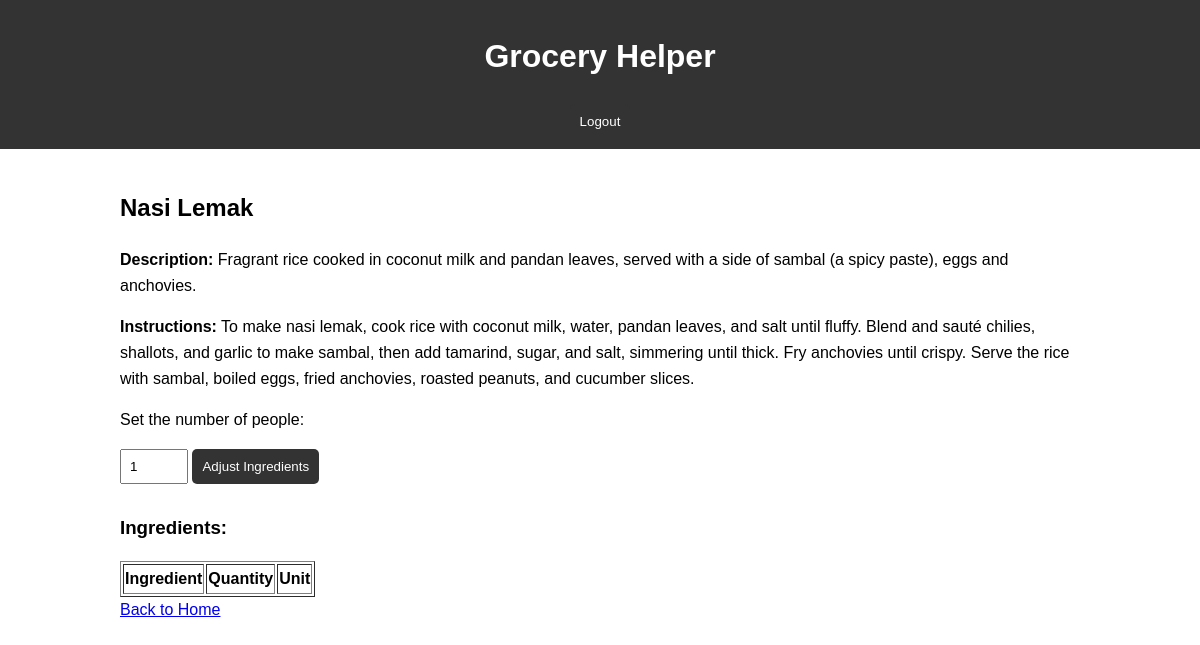
The page /meal/3 (signed in) on the database as committed earlier.
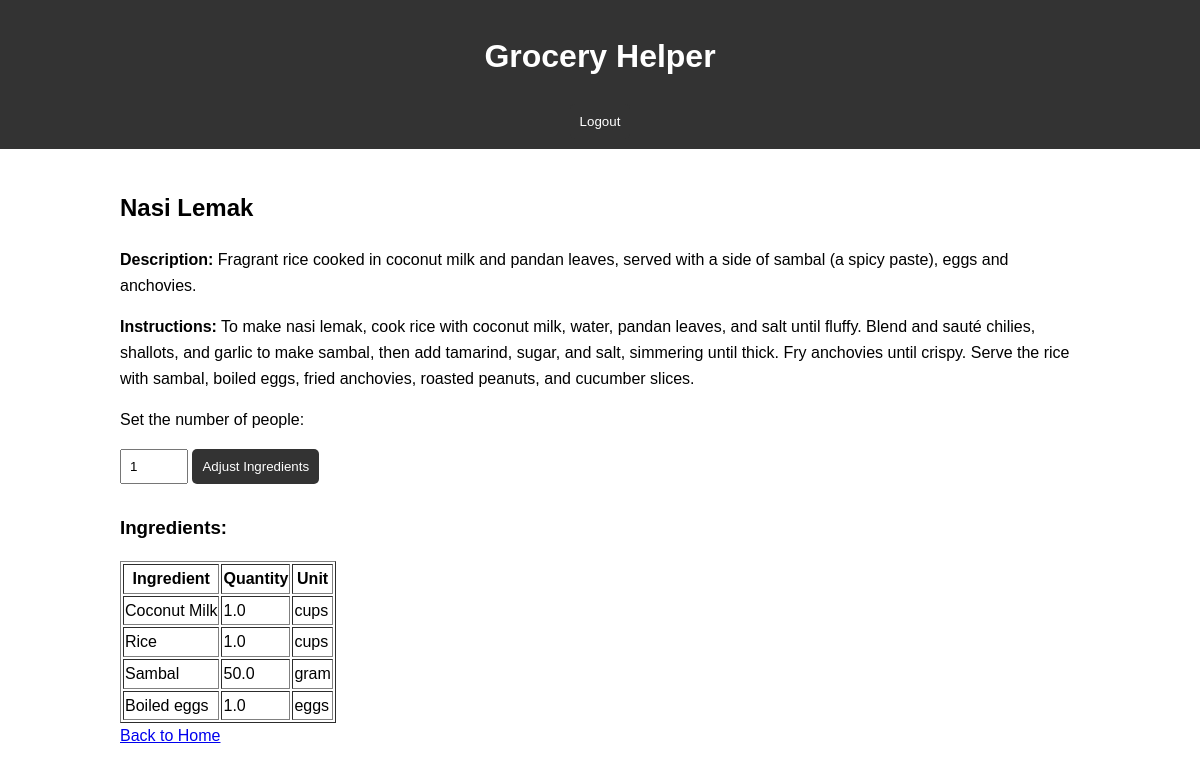
The same page on the database as committed later.
### tables this page shows
CREATE TABLE meals (
    id INTEGER PRIMARY KEY AUTOINCREMENT,
    name TEXT NOT NULL,
    description TEXT,
    instructions TEXT
);

CREATE TABLE meals_ingredients (
    meal_id INTEGER,
    ingredient_id INTEGER,
    quantity REAL,
    PRIMARY KEY (meal_id, ingredient_id),
    FOREIGN KEY (meal_id) REFERENCES meals (id),
    FOREIGN KEY (ingredient_id) REFERENCES ingredients (id)
);

CREATE TABLE ingredients (
    id INTEGER PRIMARY KEY AUTOINCREMENT,
    name TEXT NOT NULL UNIQUE,
    unit TEXT,
    calories REAL
);

### app.py (the view)
@app.route('/meal/<int:meal_id>')
def meal_details(meal_id):
    if 'email' not in session:
        return redirect(url_for('login'))
    meal = get_meal_by_id(meal_id)
    conn = sqlite3.connect('meals.db')
    conn.row_factory = sqlite3.Row  # This will allow access by column name
    cursor = conn.cursor()
    cursor.execute("SELECT ingredients.name, meals_ingredients.quantity, ingredients.unit FROM meals_ingredients JOIN ingredients ON meals_ingredients.ingredient_id = ingredients.id WHERE meals_ingredients.meal_id = ?;", (meal_id,))
    ingredients = cursor.fetchall()
    if meal:
        return render_template('meal_details.html', meal=meal, ingredients=ingredients)
    return "Meal not found", 404

### app.py (called while the page is built)
def get_meal_by_id(meal_id):
    conn = sqlite3.connect('meals.db')
    conn.row_factory = sqlite3.Row  # This will allow access by column name
    cursor = conn.cursor()
    cursor.execute("SELECT * FROM meals WHERE id = ?", (meal_id,))
    meal = cursor.fetchone()
    conn.close()
    return meal

### templates/meal_details.html (shortened to what this page needs)
{% extends "base.html" %}
{% block content %}
<h2>{{ meal[1] }}</h2>
<p><strong>Description:</strong> {{ meal[2] }}</p>
<p><strong>Instructions:</strong> {{ meal[3] }}</p>
<p>Set the number of people:</p>
<input type="number" id="numPeople" value="1" min="1" onchange="adjustIngredients()" />
<button onclick="adjustIngredients()">Adjust Ingredients</button>
<h3>Ingredients:</h3>
<table border="1" id="ingredientsTable">
    <thead>
        <tr>
            <th>Ingredient</th>
            <th>Quantity</th>
            <th>Unit</th>
        </tr>
    </thead>
    <tbody>
        {% for ingredient in ingredients %}
        <tr>
            <td>{{ ingredient['name'] }}</td>
            <td class="quantity" data-original="{{ ingredient['quantity'] }}">{{ ingredient['quantity'] }}</td>
            <td>{{ ingredient['unit'] }}</td>
        </tr>
        {% endfor %}
    </tbody>
</table>
<a href="/">Back to Home</a>
{% endblock %}

### templates/base.html (shortened to what this page needs)
<!DOCTYPE html>
<html lang="en">
<head>
    <link rel="stylesheet" href="{{ url_for('static', filename='styles.css') }}">
</head>
<body>
    <header>
        <h1><a href="{{ url_for('home') }}">Grocery Helper</a></h1>
        {% if session['email'] %}
            <button onclick="window.location.href='{{ url_for('logout') }}'">Logout</button>
        {% endif %}
    </header>
    <div class="container">
        {% block content %}{% endblock %}
    </div>
</body>
</html>

### static/styles.css (style rules this page uses)
body { font-family: Arial, sans-serif; line-height: 1.6; margin: 0; padding: 0; }
.container { width: 80%; margin: auto; overflow: hidden; }
header { background: #333; color: #fff; padding: 10px 0; margin-bottom: 20px; text-align: center; }
input { width: 5%; padding: 8px; margin-bottom: 10px; }
button { background-color: #333; color: white; padding: 10px; border: none; border-radius: 5px; cursor: pointer; }
h1 a:link { color: white; background-color: transparent; text-decoration: none; }

Rows that differ between the two databases and show on the page:
added meals_ingredients: name "Coconut Milk", quantity "1.0", unit "cups"
added meals_ingredients: name "Rice", quantity "1.0", unit "cups"
added meals_ingredients: name "Sambal", quantity "50.0", unit "gram"
added meals_ingredients: name "Boiled eggs", quantity "1.0", unit "eggs"
